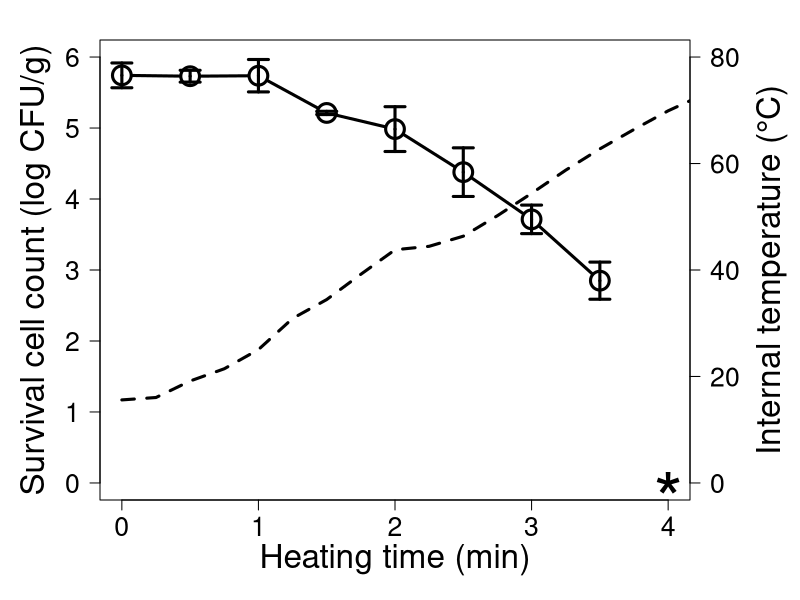

R code for this plot:
setwd("data/")
d1 <- read.csv("yakitori.csv")
d2 <- read.csv("yakitori temp.csv")

#作図
par(mar=c(5,5,2,5.5))
par(mgp=c(2.6,1,0))
plot(d1$TIME[1:8], d1$MEAN[1:8], type="b", xlab="Heating time (min)", ylab="Survival cell count (log CFU/g)",
     lwd=3, cex=2.5, cex.lab=2, cex.axis=1.6, ylim=c(0, 6), xlim=c(0,4), yaxt="n")
axis(2,at=seq(0,6,1),las=1,cex.lab=2,cex.axis=1.6)
arrows(d1$TIME[1:8],d1$MEAN[1:8],d1$TIME[1:8],d1$MEAN[1:8]+d1$STDEV[1:8],angle=90,length=0.1, lwd=3)
arrows(d1$TIME[1:8],d1$MEAN[1:8],d1$TIME[1:8],d1$MEAN[1:8]-d1$STDEV[1:8],angle=90,length=0.1, lwd=3)
points(d1$TIME[9], d1$MEAN[9], cex=4.5, pch="*", lwd=3)


par(new=T)
plot(d2$TIME, d2$TEMP, xlim=c(0,4), ylim=c(0,80), xlab = "",ylab = "", 
     type="l", lty=2 , col=1,lwd=3,axes = FALSE)
axis(4,at=seq(0,80,20), ylim=c(0,80), las=1,cex.lab=2,cex.axis=1.6) 
mtext("Internal temperature (°C)",side=4,line=3.7, cex=2)
